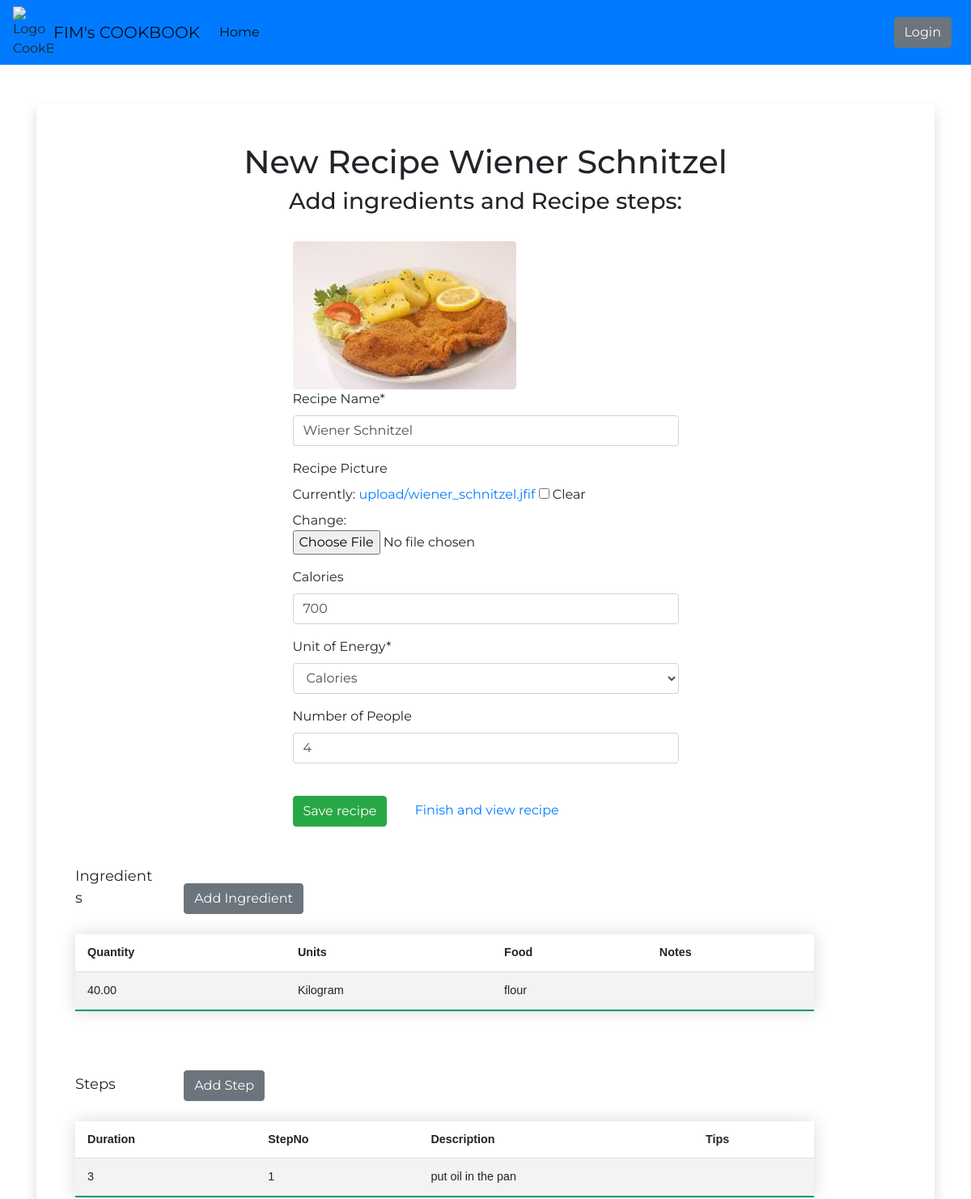
The app's page /addrecipe/5 (upper part), older data.
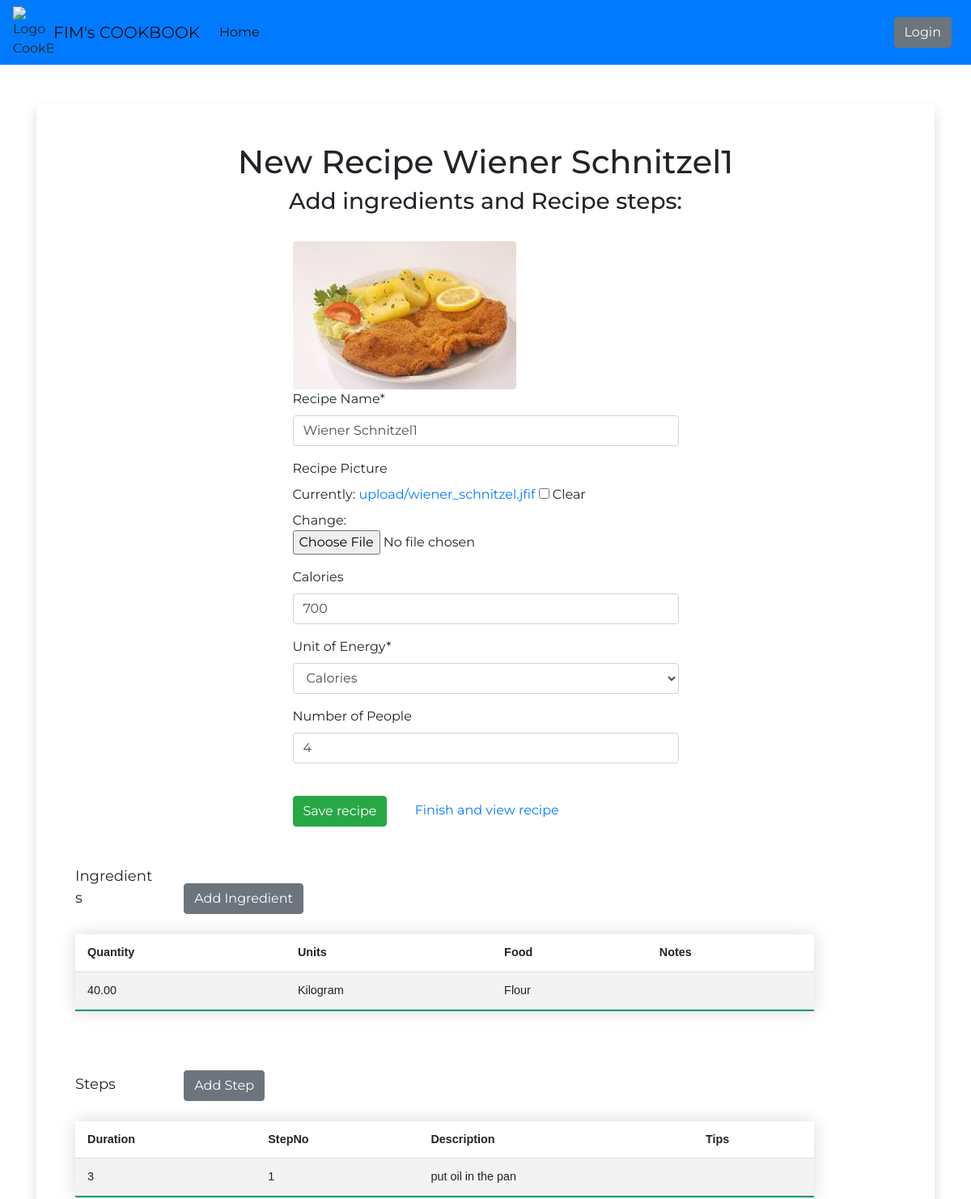
The same page, newer data.
### myRecipeApp/models.py (models this page shows, shortened)
class Recipe(models.Model):
    RecipeId = models.BigAutoField(primary_key=True,
                                   verbose_name="Unique RecipeId"
                                   )
    RecipeName = models.CharField(verbose_name="Recipe Name",
                                  max_length=300
                                  )
    Picture = models.ImageField(verbose_name="Recipe Picture",
                                blank=True,
                                upload_to="upload/"
                                )
    UserId = models.ForeignKey(settings.AUTH_USER_MODEL,
                               verbose_name="Author",
                               on_delete=models.PROTECT
                               )
    Energy = models.PositiveIntegerField(verbose_name="Calories",
                                         blank=True)
    UnitId = models.ForeignKey(Unit,
                               verbose_name="Unit of Energy",
                               on_delete=models.PROTECT
                               )
    NumberPeople = models.PositiveSmallIntegerField(verbose_name="Number of People",
                                                    blank=True)

class Ingredient(models.Model):
    IngredientId = models.BigAutoField(primary_key=True,
                                       verbose_name="Unique UnitId"
                                       )
    RecipeId = models.ForeignKey(Recipe,
                                 verbose_name="Recipe",
                                 on_delete=models.CASCADE,
                                 default=0
                                 )
    Quantity = models.DecimalField(verbose_name="Quantity",
                                   max_digits=8,  # before none
                                   decimal_places=2
                                   )
    UnitId = models.ForeignKey(Unit,
                               verbose_name="Unit",
                               on_delete=models.CASCADE
                               )
    FoodItemId = models.ForeignKey(FoodItem,
                                   verbose_name="Food Item",
                                   on_delete=models.CASCADE
                                   )
    Note = models.TextField(verbose_name="Note",
                            blank=True
                            )

class FoodItem(models.Model):
    FoodItemId = models.BigAutoField(primary_key=True,
                                     verbose_name="Unique FoodItemId"
                                     )
    Name = models.CharField(verbose_name="Name",
                            max_length=200
                            )
    def __str__(self):  # to make it more readable in the admin panel (shows name instead of PK)
        return self.Name

### myUnitApp/models.py (models this page shows)
class Unit(models.Model):
    UnitId = models.BigAutoField(primary_key=True,
                                 verbose_name="Unique UnitId"
                                 )
    Name = models.CharField(verbose_name="Name",
                            max_length=200,
                            unique=True
                            )
    Abbreviation = models.CharField(verbose_name="Abbreviation",
                                    max_length=3
                                    )
    def __str__(self):  # to make it more readable in the admin panel (shows name instead of PK)
        return self.Name

### myRecipeApp/views.py (the view)
# urls.py: path('addrecipe/', add_recipe, name='add-recipe'),
def add_recipe(request, recipe_id=None):
    recipe = None
    if not recipe_id is None:
        recipe = Recipe.objects.get(RecipeId=recipe_id)
    if request.method == "POST":
        form1 = create_recipe_form(request.POST, request.FILES or None, instance=recipe)
        if form1.is_valid():
            newrecipe = form1.save(commit=False)
            newrecipe.UserId = request.user
            newrecipe.save()
            recipe = newrecipe
    else:
        form1 = create_recipe_form(request.POST or None, request.FILES or None, instance=recipe)
    context = {
        "form1": form1,
        "recipe": recipe
    }
    return render(request, "add_recipe.html", context)

### myRecipeApp/forms.py
class create_recipe_form(forms.ModelForm):
    class Meta:
        model = Recipe
        fields = ["RecipeName", "Picture","Energy", "UnitId", "NumberPeople"]

### myRecipeApp/templates/add_recipe.html (shortened to what this page needs)
{% extends 'base.html' %}
{% load crispy_forms_tags %}
{% block titleContent %}
     <h1 class="title text-center h1">New Recipe {{ recipe.RecipeName }}</h1>
    {%if not recipe.RecipeName  %}
    <h2 class="title text-center h3">To add a new recipe, please fill out the following information:</h2>
    {% else %}
    <h2 class="title text-center h3">Add ingredients and Recipe steps:</h2>
    {% endif %}
{% endblock %}
{% block mainContent %}
    <form class="content container col-sm-6" method="post" action="{{ recipe.RecipeId }}" enctype="multipart/form-data">
        {% if recipe.Picture %}
            <img class="img-responsive img-circle rounded" src="{{ recipe.Picture.url }}">
        {% endif %}
        <table class="container" style="background-color: white">
            {{form1 | crispy}}
        </table>
        <br>
        <input class="btn btn-success" type="submit" value="{%if recipe.RecipeName %}Save{% else %}Create{% endif %} recipe"/>
        {%if recipe.RecipeName %}
            <a href="/viewrecipe/{{ recipe.RecipeId }}" style="margin-left:30px">Finish and view recipe</a>
        {% endif %}
    </form>
{%if recipe.RecipeName %}
    <br><br>
    <div style="font-size:18px;width:100px;display:inline-block">Ingredients</div>
    <button class="btn btn-secondary" style="margin-left:30px" onclick="window.location.href='addingredient/{{ recipe.RecipeId }}'">Add Ingredient</button>
    {%if recipe.ingredient_set.all.count > 0 %}
    <table class="styled-table" style="width:90%">
        <tr><th>Quantity</th><th>Units</th><th>Food</th><th>Notes</th></tr>
     {% for field in recipe.ingredient_set.all %}
          <tr id="{{field.IngredientId}}">
              <td>{{field.Quantity}}</td>
              <td>{{field.UnitId}}</td>
              <td>{{field.FoodItemId}}</td>
              <td>{{field.Note}}</td>
          </tr>
     {% endfor %}
    </table>
    {% endif %}
    <br><br>
    <div style="font-size:18px;width:100px;display:inline-block">Steps</div>
    <button class="btn btn-secondary" style="margin-left:30px" onclick="window.location.href='addstep/{{ recipe.RecipeId }}'">Add Step</button>
    {%if recipe.recipesteps_set.all.count > 0 %}
    <table class="styled-table" style="width:90%">
        <tr><th>Duration</th><th>StepNo</th><th>Description</th><th>Tips</th>
     {% for field in recipe.recipesteps_set.all %}
          <tr id="{{field.RatingId}}">
              <td>{{field.Duration}}</td>
              <td>{{field.StepNo}}</td>
              <td>{{field.Description}}</td>
              <td>{{field.Tips}}</td>
          </tr>
     {% endfor %}
    </table>
    {% endif %}
{% endif %}
{% endblock %}

Row changes from the older to the newer data that the page shows:
changed Recipe "Save recipe": RecipeName "Wiener Schnitzel" → "Wiener Schnitzel1"
changed through a linked row, Ingredient "Kilogram": FoodItemId "flour" → "Flour"
